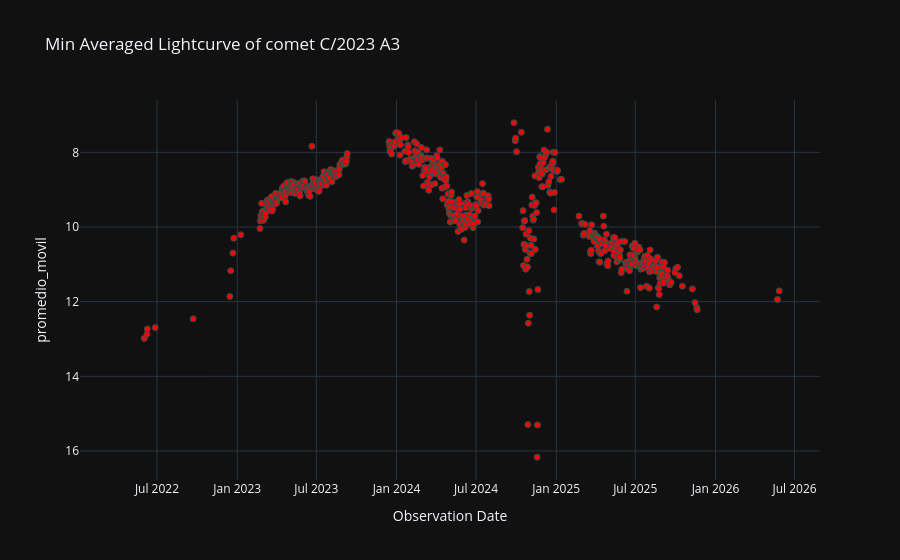

The code cell stored with this chart in its notebook:
### Code cell
# Gráfica de luz interna
labels = {'obs_date':'Observation Date','magnitud_reducida':'Magnitude reduced'}
fig = px.scatter(curva_de_luz_interna_v1_df, x='obs_date', y='promedio_movil', template= 'plotly_dark', labels= labels, title=f'Min Averaged Lightcurve of comet {nombre_cometa}')
fig.update_traces(marker=dict(color='red', size=6, line=dict(width=1, color='DarkSlateGrey')))
fig.update_yaxes(autorange="reversed")
fig.show()

### Figure 1 — Plotly figure (JSON) as saved in the notebook; plotly's stock layout.template omitted (floating-point values rounded to 4 significant figures; data arrays with more than 128 entries replaced by an {"elided": "..."} marker saying what was removed)
{"data": [{"hovertemplate": "Observation Date=%{x}<br>promedio_movil=%{y}<extra></extra>", "legendgroup": "", "marker": {"color": "red", "line": {"color": "DarkSlateGrey", "width": 1}, "size": 6, "symbol": "circle"}, "mode": "markers", "name": "", "orientation": "v", "showlegend": false, "type": "scatter", "x": {"elided": "710 str values"}, "xaxis": "x", "y": {"elided": "710 float values"}, "yaxis": "y"}], "layout": {"legend": {"tracegroupgap": 0}, "title": {"text": "Min Averaged Lightcurve of comet C/2023 A3"}, "xaxis": {"anchor": "y", "domain": [0, 1], "title": {"text": "Observation Date"}}, "yaxis": {"anchor": "x", "autorange": "reversed", "domain": [0, 1], "title": {"text": "promedio_movil"}}}}
